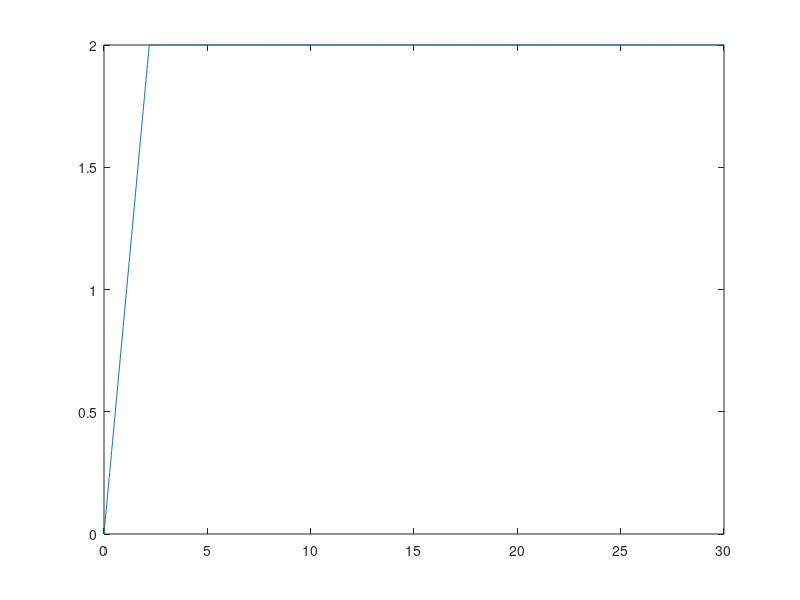

The MATLAB source for this figure:
%Create random trace to initialise AI learning
close all
clear all
endTime=30
timeStep=1.1/100;%0.01
delay=0 % Add 0 to end for creating delay data
Umax=1
Period=2;
pkg load signal
t=(0.0:timeStep:endTime-delay)';
%addedtime=(endTime-delay+timeStep:timeStep:endTime)';
%U=Umax.*(max(t)/2-abs((max(t)/2-t)))./max(t).*sin(2*pi/Period*t);

%U=Umax.*sin(2*pi/Period*t);
% irregular waves
%U=-2*Umax/6*sin(2*pi/Period/1.2*t)+Umax/8*sin(2*pi/Period/0.7*t)+Umax/3*sin(2*pi/Period/2*t)+Umax/6*sin(2*pi/Period/1.*t);
U=ones(ceil(endTime/timeStep),1)*2;
for i=1:200
  U(i)=U(i)*t(i)/t(200);
end
%U=[U; zeros(size(addedtime))];
%t=[t; addedtime];

plot(U);
U=num2cell(U);
t=num2cell(t);
Output=[cell2mat(t),cell2mat(U),zeros(size(cell2mat(U))),zeros(size(cell2mat(U))) ];
plot(cell2mat(t),cell2mat(U))
fid = fopen('Wavemaker.dat', 'w');
fprintf(fid,'%i\n', size(t,1));
fprintf(fid,'(\n')
fprintf(fid,'(%f ( %f %f %f ))\n',Output' )
fprintf(fid,')\n')
fclose(fid)
save('-V7','Initialwavemakerinput.mat','t','U')